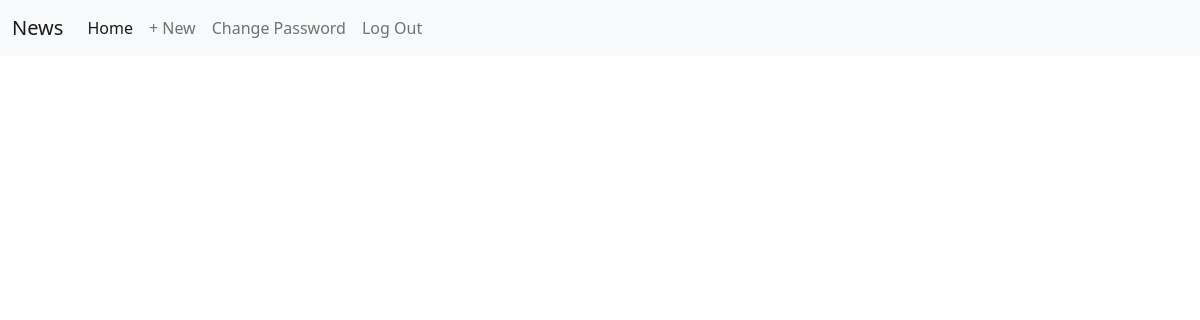
The page /articles/ (signed in) on the database as committed earlier.
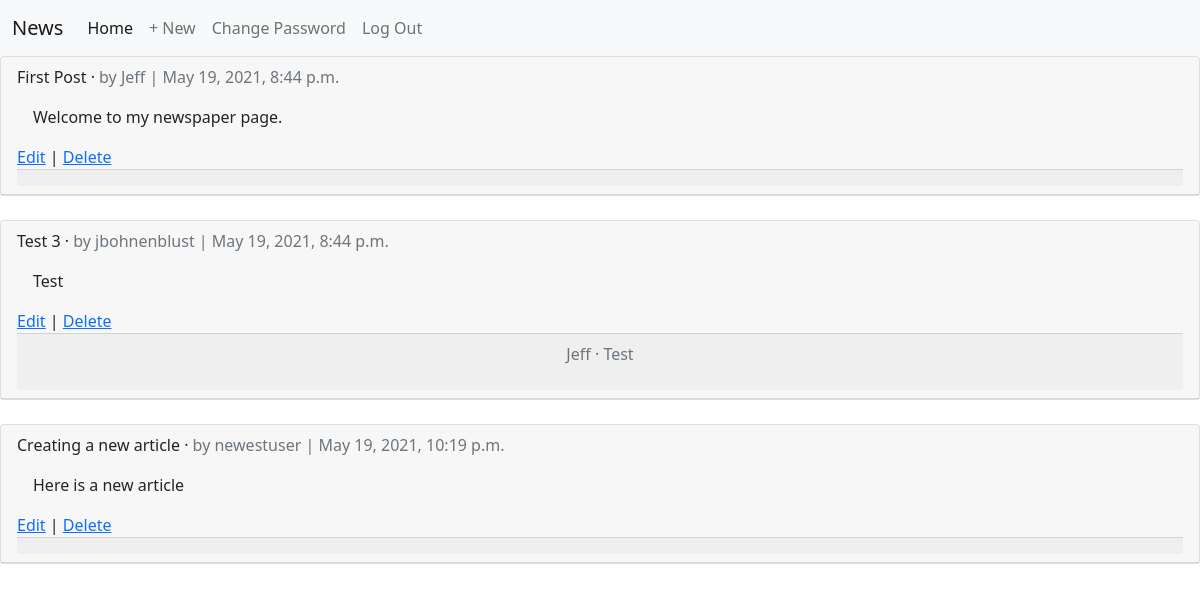
The same page on the database as committed later.
### articles/models.py (models this page shows, shortened)
class Article(models.Model):
    title = models.CharField(max_length=255)
    body = models.TextField()
    date = models.DateTimeField(auto_now_add=True)
    author = models.ForeignKey(
        get_user_model(),
        on_delete = models.CASCADE
    )

class Comment(models.Model):
    article = models.ForeignKey(
        Article,
        on_delete=models.CASCADE,
        related_name="comments"
        )
    comment = models.CharField(max_length=140)
    author = models.ForeignKey(
        get_user_model(),
        on_delete=models.CASCADE
    )
    def __str__(self):
        return self.comment

### accounts/models.py (models this page shows)
class CustomUser(AbstractUser):
    age = models.PositiveIntegerField(null=True, blank=True)

### articles/views.py (the view)
# urls.py: path('', ArticleListView.as_view(), name='article_list'),
class ArticleListView(LoginRequiredMixin, ListView):
    model = Article
    template_name = "article_list.html"

### templates/article_list.html (shortened to what this page needs)
{% extends 'base.html' %}
{% block content %}
{% for article in object_list %}
<div class="card">
    <div class="card-header">
        <span class="font-weight-bold">{{ article.title }}</span> &middot;
        <span class="text-muted">by {{ article.author }} | {{ article.date }}</span>
        <div class="card-body">{{ article.body }}</div>
        <div>
            <a href="{% url 'article_edit' article.pk %}">Edit</a> | <a href="{% url 'article_delete' article.pk %}">
                Delete</a>
            <div class="card-footer text-center text-muted">
                {% for comment in article.comments.all %}
                <p>
                    <span class="font-weight-bold">
                        {{ comment.author }} &middot;
                    </span>
                    {{ comment }}
                </p>
                {% endfor %}
            </div>
        </div>
    </div>
</div>
<br />
{% endfor %}
{% endblock content %}

### templates/base.html (shortened to what this page needs)
{% load static %}
<!DOCTYPE html>
<html>
<head>
    <link href="https://cdn.jsdelivr.net/npm/bootstrap@5.0.1/dist/css/bootstrap.min.css" rel="stylesheet"
>
</head>
<body>
    <nav class="navbar navbar-expand-lg navbar-light bg-light">
        <div class="container-fluid">
            <a class="navbar-brand" href="/">News</a>
            <div class="collapse navbar-collapse" id="navbarNav">
                <ul class="navbar-nav">
                    <li class="nav-item">
                        <a class="nav-link active" aria-current="page" href="/">Home</a>
                    </li>
                    {% if user.is_authenticated %}
                    <li class="nav-item">
                        <a class="nav-link" href="{% url 'article_new' %}">+ New</a>
                    </li>
                    <li class="nav-item">
                        <a class="nav-link" href="{% url 'password_change' %}">Change Password</a>
                    </li>
                    <li class="nav-item">
                        <a class="nav-link" href="{% url 'logout' %}">Log Out</a>
                    </li>
                    {% endif %}
                </ul>
            </div>
        </div>
    </nav>
    <main>
        {% block content %}
        {% endblock content %}
    </main>
</body>
</html>

Rows that differ between the two databases and show on the page:
added Article: title "First Post", author "Jeff", date "May 19, 2021, 8:44 p.m.", body "Welcome to my newspaper page."
added Article: title "Test 3", author "jbohnenblust", date "May 19, 2021, 8:44 p.m.", body "Test"
added Comment: author "Jeff", comment "Test"
added Article: title "Creating a new article", author "newestuser", date "May 19, 2021, 10:19 p.m.", body "Here is a new article"
